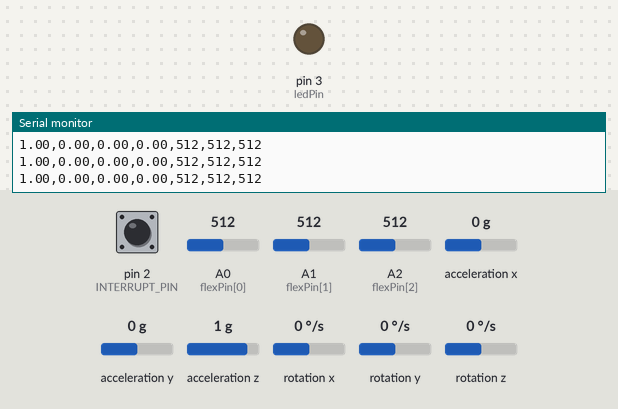
Recording of a sketch running on a simulated Arduino Uno, built with avr-gcc and run on an emulated ATmega328P. Shown: output pins drawn as LEDs (lit = HIGH), the last lines printed to the serial monitor. The test bench sets the inputs (shaded band); at power-on: A2 (flexPin[2]) = 512, acceleration x 0 g, A0 (flexPin[0]) = 512, pin 2 (INTERRUPT_PIN) LOW, A1 (flexPin[1]) = 512, acceleration y 0 g, acceleration z 1 g, rotation x 0 °/s, rotation y 0 °/s, rotation z 0 °/s. The sensor or clock chip raises its interrupt line as the real part does.

Above: at 1.7 s.
1.8 s: A2 (flexPin[2]) set to 30
At 2.3 s:
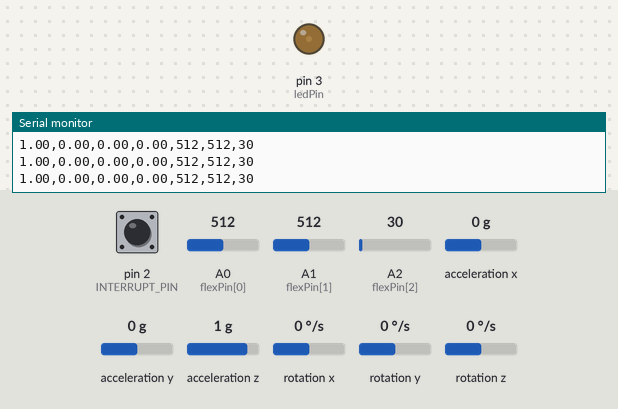
3.3 s: A2 (flexPin[2]) set to 716
At 4.2 s:
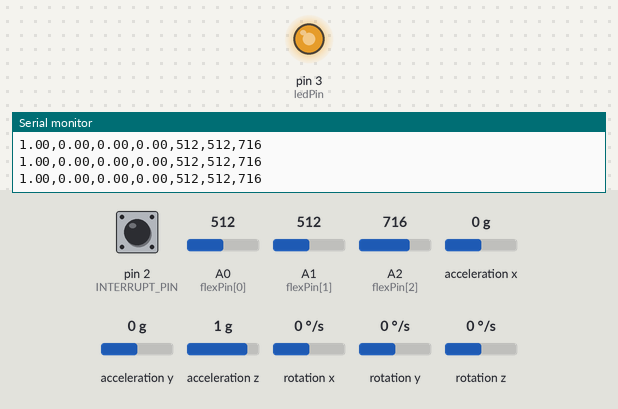
4.8 s: acceleration x set to 0.8 g
7.8 s: A0 (flexPin[0]) set to 106
10.8 s: A0 (flexPin[0]) set to 91
13.8 s: A2 (flexPin[2]) set to 306
At 15.0 s:
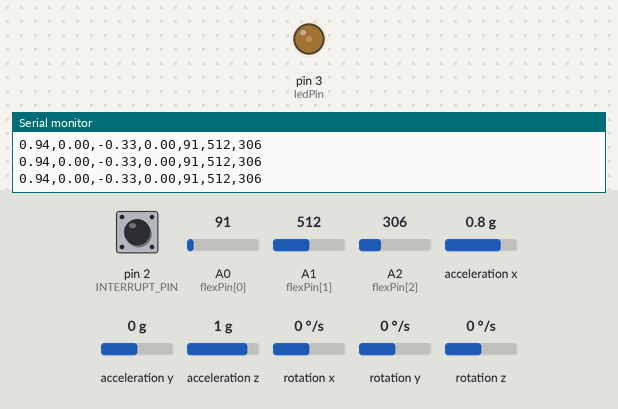
Timing chart, 0 to 16.3 s (numbered marks = the images above; inputs shaded):
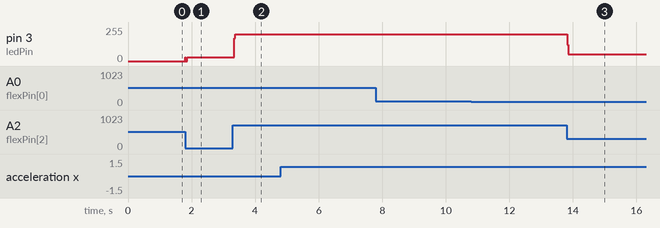

The sketch:

flex_rotation.ino
```cpp
#include "I2Cdev.h"
#include "MPU6050_6Axis_MotionApps20.h"

//Constants:
const int ledPin = 3;   //pin 3 has PWM function
const int flexPin[] = {A0, A1, A2}; //pins A0, A1, A2 to read analog input

//Variables:
int value[3]; //save analog values

#if I2CDEV_IMPLEMENTATION == I2CDEV_ARDUINO_WIRE
    #include "Wire.h"
#endif

MPU6050 mpu;
#define OUTPUT_READABLE_YAWPITCHROLL
#define INTERRUPT_PIN 2  // use pin 2 on Arduino Uno & most boards
bool blinkState = false;
bool dmpReady = false;
uint8_t mpuIntStatus, devStatus;
uint16_t packetSize, fifoCount;
uint8_t fifoBuffer[64];
Quaternion q;
VectorInt16 aa, aaReal, aaWorld;
VectorFloat gravity;
float euler[3], ypr[3];
uint8_t teapotPacket[14] = { '$', 0x02, 0,0, 0,0, 0,0, 0,0, 0x00, 0x00, '\r', '\n' };
volatile bool mpuInterrupt = false;

void dmpDataReady() {
    mpuInterrupt = true;
}

void setup() {
    pinMode(ledPin, OUTPUT);  // Set pin 3 as 'output'
    Serial.begin(38400);      // Begin serial communication

    #if I2CDEV_IMPLEMENTATION == I2CDEV_ARDUINO_WIRE
        Wire.begin();
        Wire.setClock(400000);
    #endif

    while (!Serial);  // Wait for serial port to connect

    mpu.initialize();
    pinMode(INTERRUPT_PIN, INPUT);

    // Set the low-pass filter configuration
    mpu.setDLPFMode(MPU6050_DLPF_BW_42);  // Low-Pass Filter at 42Hz, can be adjusted

    devStatus = mpu.dmpInitialize();
    mpu.setXGyroOffset(220);
    mpu.setYGyroOffset(76);
    mpu.setZGyroOffset(-85);
    mpu.setZAccelOffset(1788);

    if (devStatus == 0) {
        mpu.CalibrateAccel(6);
        mpu.CalibrateGyro(6);
        mpu.setDMPEnabled(true);
        attachInterrupt(digitalPinToInterrupt(INTERRUPT_PIN), dmpDataReady, RISING);
        mpuIntStatus = mpu.getIntStatus();
        dmpReady = true;
        packetSize = mpu.dmpGetFIFOPacketSize();
    } else {
        Serial.print(F("DMP Initialization failed (code "));
        Serial.print(devStatus);
        Serial.println(F(")"));
    }
}

void loop() {
  if (!dmpReady) return;
  if (mpu.dmpGetCurrentFIFOPacket(fifoBuffer)) {

    for(int i = 0; i < 3; i++){
    value[i] = analogRead(flexPin[i]);         //Read and save analog value from potentiometer
    analogWrite(ledPin, value[i]);             //Send PWM value to led
    }

    #ifdef OUTPUT_READABLE_YAWPITCHROLL
        mpu.dmpGetQuaternion(&q, fifoBuffer);
        Serial.print(q.w,2);
        Serial.print(",");
        Serial.print(q.x);
        Serial.print(",");
        Serial.print(q.y);
        Serial.print(",");
        Serial.print(q.z);
        Serial.print(",");
    #endif

    Serial.print(value[0]);
    Serial.print(",");
    Serial.print(value[1]);
    Serial.print(",");
    Serial.print(value[2]);
    Serial.println();

  }
}
```

Measured:
- after the input at 1.8 s, pin 3 (ledPin): 0/255 → 29/255 at once
- after the input at 3.3 s, pin 3 (ledPin): 29/255 → 199/255 at once
- after the input at 13.8 s, pin 3 (ledPin): 199/255 → 50/255 at once
